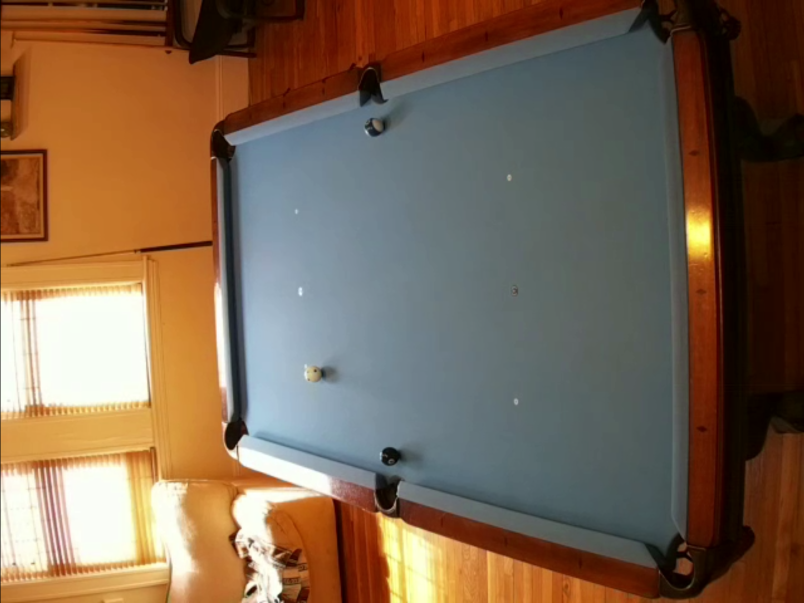
#> input picture pooltable-raw-scrnsht.PNG, 1608 x 1206 px, given in place of recording.mkv, which was not available (shown at 1/2 size)
$ python tracker.py
#> lines starting #> are read from the running program, lines starting #| are printed output that depends on the picture; after the words box and inside, x2 and y2 are one past the last pixel; in counts of white or black regions, pixels touching at a corner belong together; pictures that were not available may be replaced by others from this repository, and a replacement may not be noted
import cv2
import numpy as np
import json
from pathlib import Path

_HERE = Path(__file__).parent

VIDEO_PATH      = _HERE.parent / 'video' / 'recording.mkv'
CORNERS_PATH    = _HERE / 'corners.json'
HOMOGRAPHY_PATH = _HERE / 'homography.npy'
OUTPUT_VIDEO    = _HERE.parent / 'video' / (VIDEO_PATH.stem + '-output.mp4')
POSITIONS_PATH  = _HERE / (VIDEO_PATH.stem + '-positions.json')

OUTPUT_WIDTH  = 450
OUTPUT_HEIGHT = 900

# HSV range for the blue table felt
FELT_LOWER = np.array([85, 20, 80])
FELT_UPPER = np.array([135, 180, 220])

# Ball detection filters
MIN_AREA = 80
MAX_AREA = 800
MIN_CIRCULARITY = 0.5


# Detects billiard balls on a single frame by finding non-felt-colored blobs
# within the table region that are circular and ball-sized.
def detectBalls(frame, table_mask):
  hsv = cv2.cvtColor(frame, cv2.COLOR_BGR2HSV)
  felt_mask = cv2.inRange(hsv, FELT_LOWER, FELT_UPPER)

  # Non-felt pixels within the table area = ball candidates
  candidates = cv2.bitwise_and(cv2.bitwise_not(felt_mask), table_mask)

  kernel = cv2.getStructuringElement(cv2.MORPH_ELLIPSE, (5, 5))
  candidates = cv2.morphologyEx(candidates, cv2.MORPH_OPEN, kernel)
  candidates = cv2.morphologyEx(candidates, cv2.MORPH_CLOSE, kernel)

  contours, _ = cv2.findContours(candidates, cv2.RETR_EXTERNAL, cv2.CHAIN_APPROX_SIMPLE)

  balls = []
  for c in contours:
    area = cv2.contourArea(c)
    if area < MIN_AREA or area > MAX_AREA:
      continue
    perim = cv2.arcLength(c, True)
    if perim == 0:
      continue
    circularity = 4 * np.pi * area / (perim ** 2)
    if circularity < MIN_CIRCULARITY:
      continue
    (cx, cy), radius = cv2.minEnclosingCircle(c)
    balls.append((float(cx), float(cy), float(radius)))

  return balls


# Applies the homography matrix to a list of (cx, cy, r) ball positions,
# returning translated (tx, ty) points in top-down coordinates.
def transformBalls(balls, H):
  if not balls:
    return []
  src = np.array([[cx, cy] for cx, cy, _ in balls], dtype=np.float32).reshape(-1, 1, 2)
  dst = cv2.perspectiveTransform(src, H)
  return [(int(p[0][0]), int(p[0][1])) for p in dst]


# Draws the original frame with table outline and detected ball markers,
# and a top-down view with translated ball positions.
def drawFrame(frame, corners, balls, translated):
  # --- Left panel: original with overlays ---
  left = frame.copy()
  pts = corners.astype(np.int32)
  cv2.polylines(left, [pts], isClosed=True, color=(255, 255, 255), thickness=1)
  for cx, cy, r in balls:
    cv2.circle(left, (int(cx), int(cy)), int(r), color=(0, 255, 255), thickness=2)

  # --- Right panel: top-down view ---
  right = np.zeros((OUTPUT_HEIGHT, OUTPUT_WIDTH, 3), dtype=np.uint8)
  cv2.rectangle(right, (0, 0), (OUTPUT_WIDTH - 1, OUTPUT_HEIGHT - 1),
                color=(255, 255, 255), thickness=2)
  for tx, ty in translated:
    cv2.circle(right, (tx, ty), 6, color=(0, 255, 255), thickness=-1)

  # Resize right panel to match left panel height for side-by-side
  h_left = left.shape[0]
  scale = h_left / right.shape[0]
  right_resized = cv2.resize(right, (int(right.shape[1] * scale), h_left))

  return np.hstack([left, right_resized])


# Processes the video frame by frame: detects balls, translates positions,
# writes an annotated output video, and saves per-frame ball positions to JSON.
def processVideo():
  with open(CORNERS_PATH) as f:
#> (reads homography/corners.json from the repository)
    corners = np.array(json.load(f), dtype=np.float32)
  H = np.load(HOMOGRAPHY_PATH)
#> (reads homography/homography.npy from the repository)

  # Precompute table mask
  cap = cv2.VideoCapture(str(VIDEO_PATH))
  assert cap.isOpened(), f"Could not open {VIDEO_PATH}"

  fps = cap.get(cv2.CAP_PROP_FPS)
  frame_count = int(cap.get(cv2.CAP_PROP_FRAME_COUNT))
  w = int(cap.get(cv2.CAP_PROP_FRAME_WIDTH))
  h = int(cap.get(cv2.CAP_PROP_FRAME_HEIGHT))

  table_mask = np.zeros((h, w), dtype=np.uint8)
  cv2.fillPoly(table_mask, [corners.astype(np.int32)], 255)
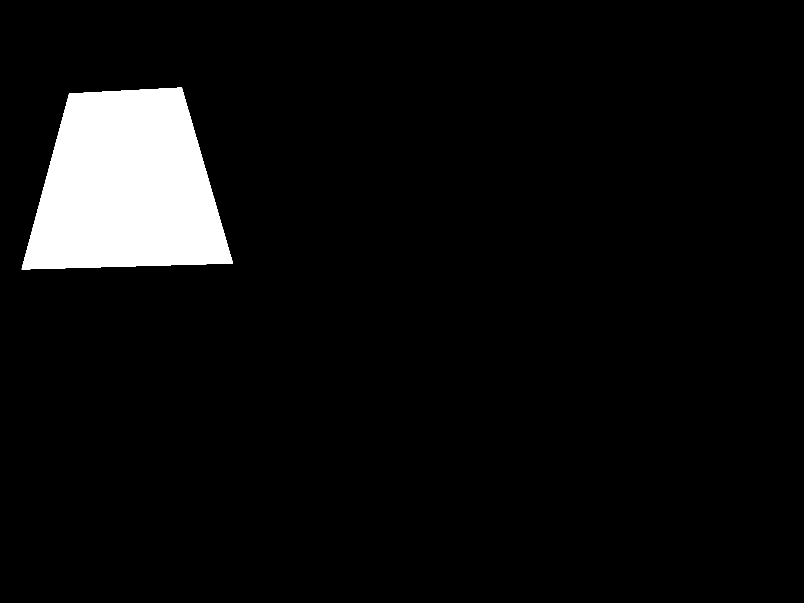
#> table_mask: shape (1206, 1608) (shown at 1/2 size); 5.9% white; 1 white region, box (x1, y1, x2, y2) and area: (43, 175, 466, 539) 114266

  # Erode table mask slightly to avoid rail edges
  erode_kernel = cv2.getStructuringElement(cv2.MORPH_ELLIPSE, (10, 10))
  table_mask = cv2.erode(table_mask, erode_kernel)

  # Set up output video writer
  sample_frame = np.zeros((h, w, 3), dtype=np.uint8)
  sample_out = drawFrame(sample_frame, corners, [], [])
#> in drawFrame, `cv2.rectangle(right, (0, 0), (OUTPUT_WIDTH - 1, OUTPUT_HEIGHT - 1), co..`:
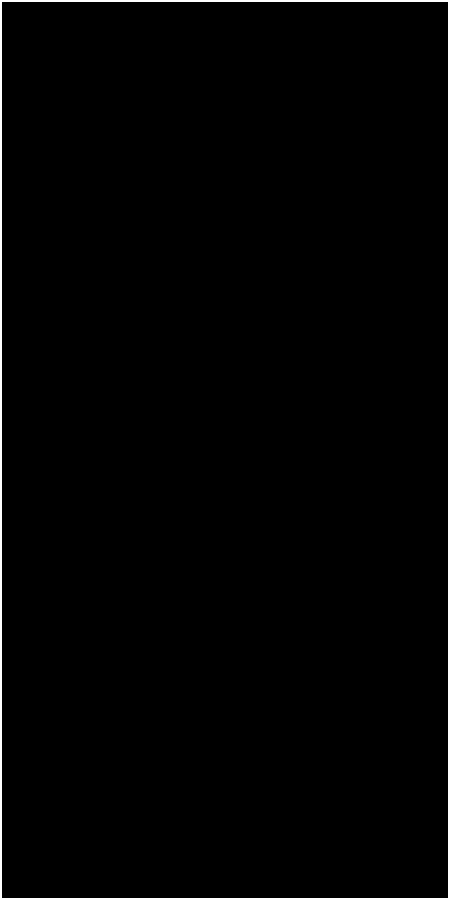
#> right: shape (900, 450, 3); 1.3% white; 1 white region, box (x1, y1, x2, y2) and area: (0, 0, 450, 900) 5384
#> in drawFrame, `return np.hstack([left, right_resized])`:
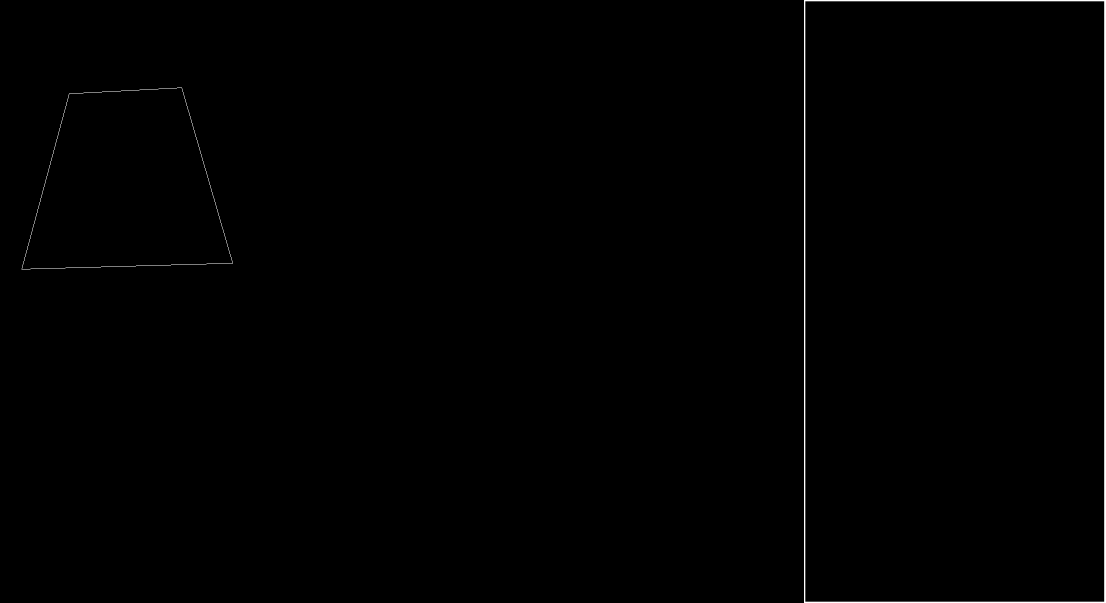
#> returned value: shape (1206, 2211, 3) (shown at 1/2 size); min 0, max 255, mean 1
#> sample_frame: shape (1206, 1608, 3); every value is 0
  out_h, out_w = sample_out.shape[:2]
#> out_h = 1206; out_w = 2211
  fourcc = cv2.VideoWriter_fourcc(*'mp4v')
#> fourcc = 1983148141
  writer = cv2.VideoWriter(str(OUTPUT_VIDEO), fourcc, fps, (out_w, out_h))

  all_positions = {}
  frame_idx = 0

  print(f"Processing {frame_count} frames at {fps:.0f} fps...")
  while True:
    ret, frame = cap.read()
#> frame is the input picture: shape (1206, 1608, 3); mean B, G, R 81.7, 102, 124.9
    if not ret:
      break

    balls = detectBalls(frame, table_mask)
#> in detectBalls, `hsv = cv2.cvtColor(frame, cv2.COLOR_BGR2HSV)`: hsv: shape (1206, 1608, 3); mean H, S, V 46.4, 125, 133
#> in detectBalls, `felt_mask = cv2.inRange(hsv, FELT_LOWER, FELT_UPPER)`:
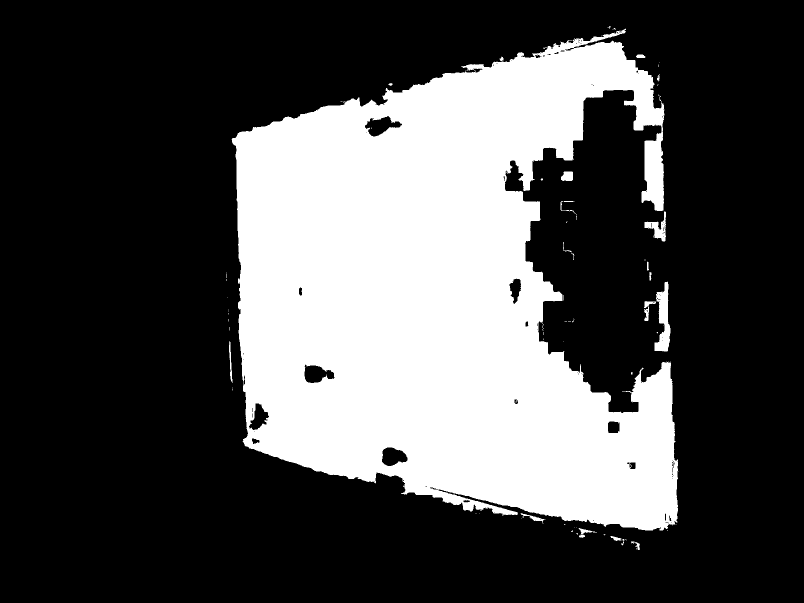
#> felt_mask: shape (1206, 1608) (shown at 1/2 size); 30.1% white; 87 white regions (66 under 20 px), largest, box (x1, y1, x2, y2) and area: (463, 58, 1357, 1061) 576897, (1309, 563, 1341, 704) 2478, (1289, 422, 1332, 483) 1007
#> in detectBalls, `candidates = cv2.bitwise_and(cv2.bitwise_not(felt_mask), table_mask)`:
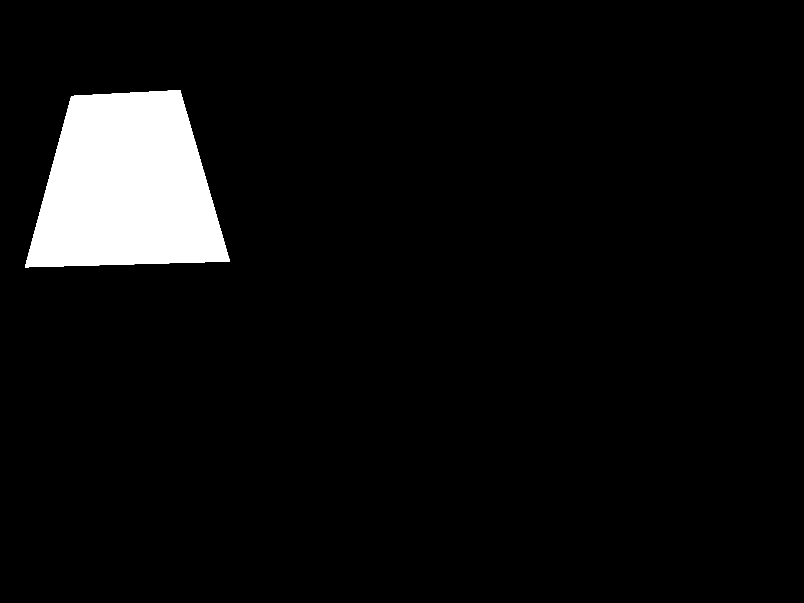
#> candidates: shape (1206, 1608) (shown at 1/2 size); 5.6% white; 1 white region, box (x1, y1, x2, y2) and area: (50, 180, 460, 535) 107834
#> in detectBalls, `candidates = cv2.morphologyEx(candidates, cv2.MORPH_OPEN, kernel)`: candidates: shape (1206, 1608); 5.6% white; 1 white region
#> in detectBalls, `contours, _ = cv2.findContours(candidates, cv2.RETR_EXTERNAL, cv2.CHAI..`: contours = 1 contour; box (x1, y1, x2, y2) and area: (50, 180, 459, 535) 107170
#> the loop in detectBalls, `for c in contours:` made 1 pass
#> area on pass 1: 107170
#> after the loop in detectBalls, `for c in contours:`: balls = []
#> balls = []
    translated = transformBalls(balls, H)
#> translated = []

    # Save positions for this frame
    if translated:
      all_positions[frame_idx] = [(tx, ty) for tx, ty in translated]

    # Write annotated frame
    out_frame = drawFrame(frame, corners, balls, translated)
#> in drawFrame (call 2), `cv2.polylines(left, [pts], isClosed=True, color=(255, 255, 255), thick..`:
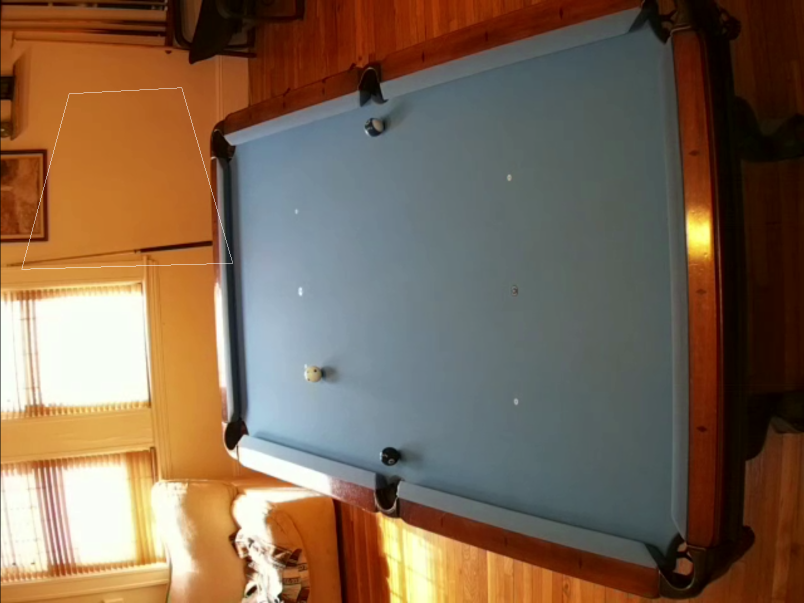
#> left: shape (1206, 1608, 3) (shown at 1/2 size); 0.07% of pixels changed, all inside (x1, y1, x2, y2) = (43, 175, 466, 539)
#> in drawFrame (call 2), `return np.hstack([left, right_resized])`:
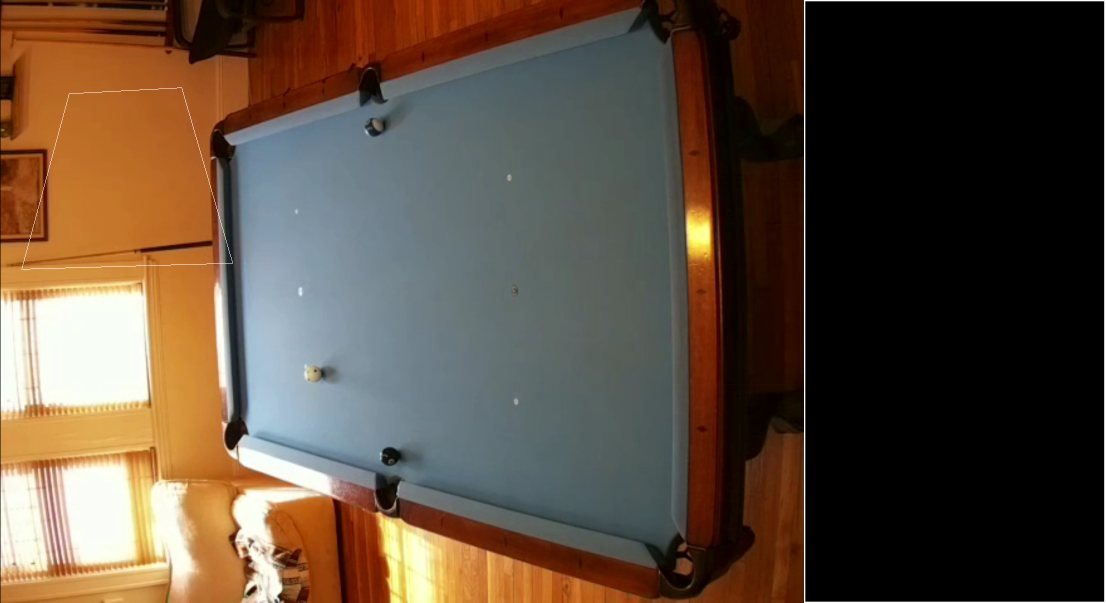
#> returned value: shape (1206, 2211, 3) (shown at 1/2 size); mean of channels 0, 1, 2 60.4, 75.1, 91.8; drawn as B, G, R
    writer.write(out_frame)

    if frame_idx % 500 == 0:
      print(f"  Frame {frame_idx}/{frame_count} — {len(balls)} balls detected")
#|   Frame 0/1 — 0 balls detected

    frame_idx += 1

  cap.release()
  writer.release()

  # Save positions log
  with open(POSITIONS_PATH, 'w') as f:
    json.dump(all_positions, f)

  print(f"Output video: {OUTPUT_VIDEO}")
  print(f"Positions log: {POSITIONS_PATH} ({len(all_positions)} frames with detections)")


if __name__ == '__main__':
  processVideo()
